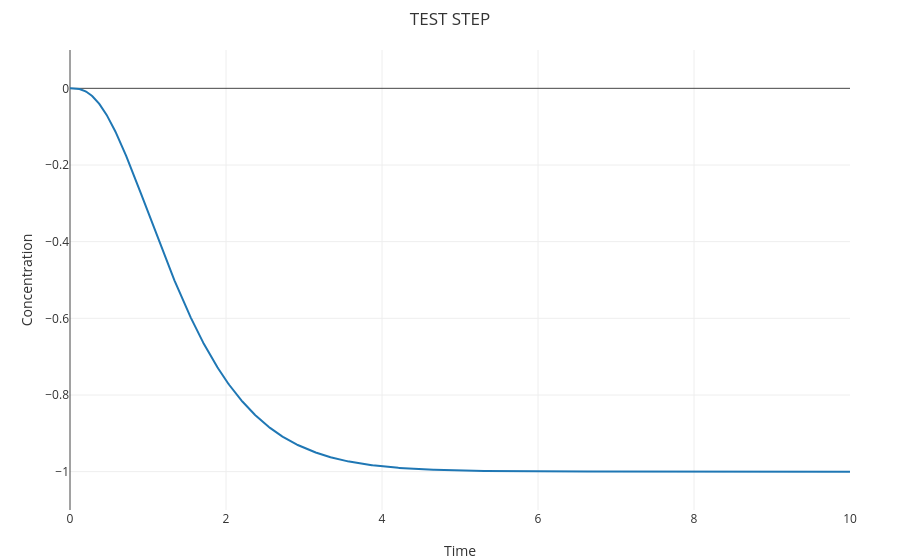

Notebook code cell kept with this figure:
### Code cell
%reset
%debug off
%title "TEST STEP"
directive simulation { 
  final=10; 
  plots=[res];
}
directive simulator deterministic
directive parameters [ k = 0.003; u = 0.1 ]

directive rates [
  res = [c0]-[c1];
]	

| 4 AP
| 5 AN
| 0 c0
| 0 c1
| 1 CB
%invoke TEST_FUNC(AP,AN,CB):(c0,c1,CB)

### Figure 1 — Plotly figure (JSON) as saved in the notebook; plotly's stock layout.template omitted (floating-point values rounded to 4 significant figures; data arrays with more than 128 entries replaced by an {"elided": "..."} marker saying what was removed)
{"data": [{"line": {"width": 2}, "mode": "lines", "name": "[res]", "x": {"elided": "1001 float values"}, "y": {"elided": "1001 float values"}}], "layout": {"font": {"color": "#333"}, "hovermode": "x unified", "legend": {"bgcolor": "rgba(0,0,0,0)", "x": 1, "xanchor": "right", "y": 1, "yanchor": "top"}, "margin": {"b": 50, "l": 70, "r": 50, "t": 50}, "paper_bgcolor": "rgba(0,0,0,0)", "plot_bgcolor": "rgba(0,0,0,0)", "title": "TEST STEP", "xaxis": {"range": [0, 10], "showgrid": true, "title": "Time"}, "yaxis": {"range": [-1.1, 0.1], "showgrid": true, "title": "Concentration"}}}
